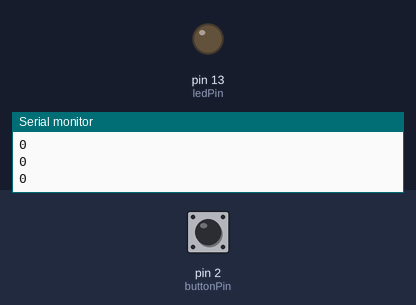
Simulated run of this sketch. Board: Arduino Uno, built with avr-gcc and run on an emulated ATmega328P. Shown: output pins drawn as LEDs (lit = HIGH), the last lines printed to the serial monitor. Inputs (shaded band) come from the test bench; at power-on: pin 2 (buttonPin) LOW.

Above: at 1.8 s.
1.9 s: pin 2 (buttonPin) pulled HIGH for 0.6 s
At 2.4 s:
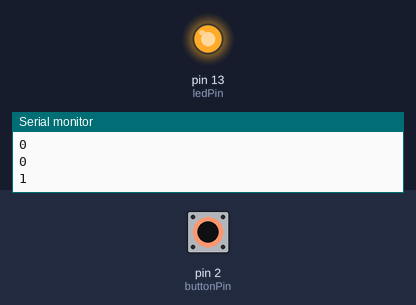
4.0 s: pin 2 (buttonPin) pulled HIGH for 3.2 s
At 8.6 s:
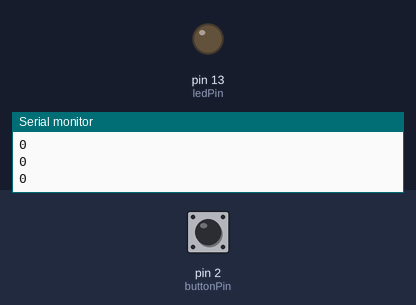
Timing chart, 0 to 10.1 s (numbered marks = the images above; inputs shaded):
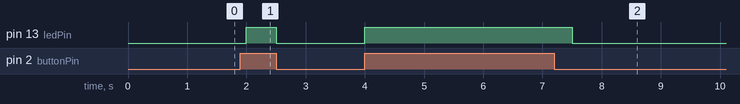

The sketch:

SensorMovimiento.ino
```cpp
/*
	Implementación básica de un sensor de movimiento (PIR)
*/

const int buttonPin = 2;
const int ledPin =  13;

int buttonState = 0;

void setup() {
  pinMode(ledPin, OUTPUT);
  pinMode(buttonPin, INPUT);
  Serial.begin(9600);
}

void loop(){
  buttonState = digitalRead(buttonPin);
  if (buttonState == HIGH) {
    digitalWrite(ledPin, HIGH);
  }
  else {
    digitalWrite(ledPin, LOW);
  }

  Serial.println(buttonState);

  delay(500);
}
```

Measured:
- after the input at 1.9 s, pin 13 (ledPin): LOW → HIGH after 0.10 s, → LOW 0.50 s later
- after the input at 4.0 s, pin 13 (ledPin): LOW → HIGH at once, → LOW 3.5 s later
